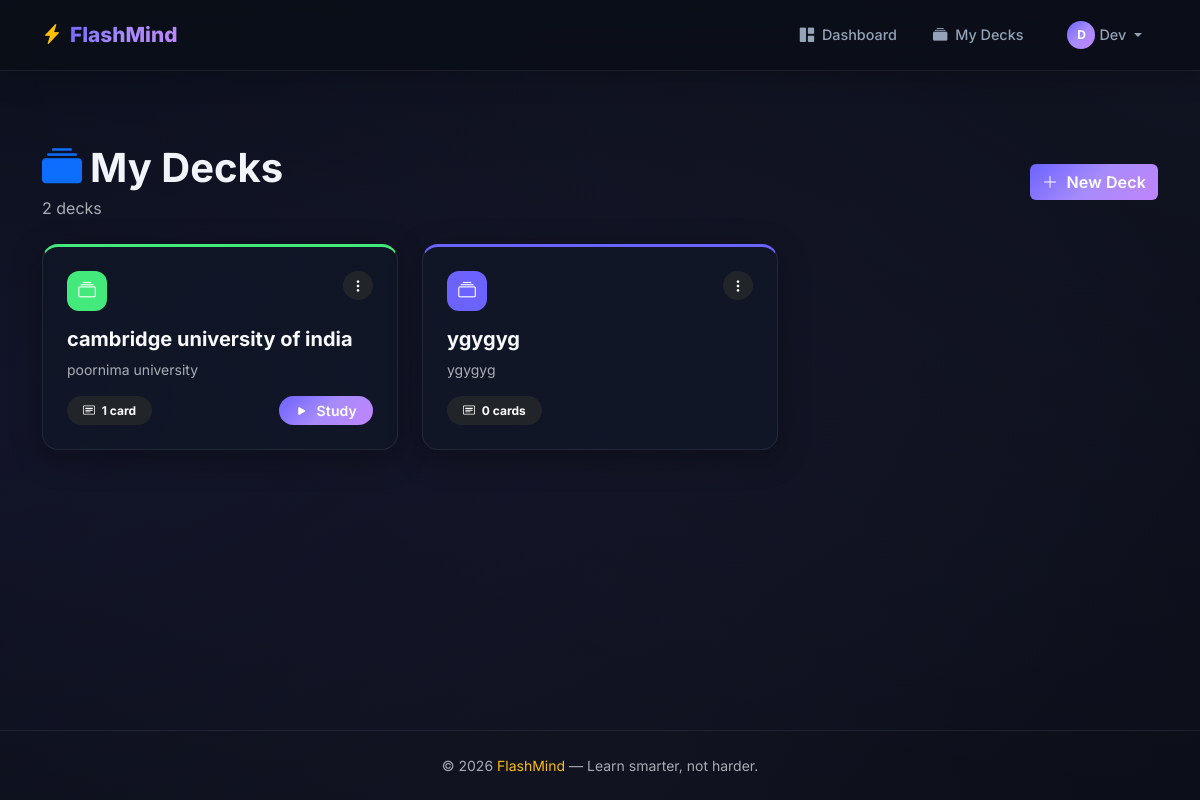
The app's page /decks (signed in) with its own data.
### models.py (models this page shows, shortened)
class User(UserMixin, db.Model):
    __tablename__ = 'users'
    id = db.Column(db.Integer, primary_key=True)
    username = db.Column(db.String(80), unique=True, nullable=False, index=True)
    email = db.Column(db.String(120), unique=True, nullable=False, index=True)
    password_hash = db.Column(db.String(256), nullable=False)
    created_at = db.Column(db.DateTime, default=lambda: datetime.now(timezone.utc))
    decks = db.relationship('Deck', backref='author', lazy='dynamic', cascade='all, delete-orphan')
    study_sessions = db.relationship('StudySession', backref='user', lazy='dynamic', cascade='all, delete-orphan')

class Deck(db.Model):
    __tablename__ = 'decks'
    id = db.Column(db.Integer, primary_key=True)
    title = db.Column(db.String(200), nullable=False)
    description = db.Column(db.Text, default='')
    color = db.Column(db.String(7), default='#6C63FF')
    user_id = db.Column(db.Integer, db.ForeignKey('users.id'), nullable=False)
    created_at = db.Column(db.DateTime, default=lambda: datetime.now(timezone.utc))
    cards = db.relationship('Card', backref='deck', lazy='dynamic', cascade='all, delete-orphan')
    study_sessions = db.relationship('StudySession', backref='deck', lazy='dynamic', cascade='all, delete-orphan')
    @property
    def card_count(self):
        return self.cards.count()

### app.py (the view)
@app.route('/decks')
@login_required
def decks():
    user_decks = current_user.decks.order_by(Deck.created_at.desc()).all()
    return render_template('decks.html', decks=user_decks)

### app.py (called while the page is built)
@login_manager.user_loader
def load_user(user_id):
    return db.session.get(User, int(user_id))

### templates/decks.html (shortened to what this page needs)
{% extends 'base.html' %}
{% block content %}
<section class="py-5 mt-4">
    <div class="container">
        <div class="d-flex justify-content-between align-items-center mb-4 animate-slide-up">
            <div>
                <h1 class="fw-bold mb-1"><i class="bi bi-collection-fill text-primary me-2"></i>My Decks</h1>
                <p class="text-muted mb-0">{{ decks|length }} deck{{ 's' if decks|length != 1 }}</p>
            </div>
            <a href="{{ url_for('create_deck') }}" class="btn btn-primary btn-glow">
                <i class="bi bi-plus-lg me-1"></i> New Deck
            </a>
        </div>
        {% if decks %}
        <div class="row g-4">
            {% for deck in decks %}
            <div class="col-md-6 col-lg-4 animate-slide-up" style="animation-delay: {{ loop.index * 0.05 }}s;">
                <div class="deck-card glass-card h-100" style="border-top: 3px solid {{ deck.color }};">
                    <div class="card-body p-4">
                        <div class="d-flex justify-content-between align-items-start mb-3">
                            <div class="deck-color-badge" style="background: {{ deck.color }};">
                                <i class="bi bi-collection"></i>
                            </div>
                            <div class="dropdown">
                                <button class="btn btn-sm btn-dark border-0 rounded-pill" data-bs-toggle="dropdown">
                                    <i class="bi bi-three-dots-vertical"></i>
                                </button>
                            </div>
                        </div>
                        <a href="{{ url_for('deck_detail', deck_id=deck.id) }}" class="text-decoration-none">
                            <h5 class="fw-bold text-light mb-2">{{ deck.title }}</h5>
                        </a>
                        {% if deck.description %}
                        <p class="text-muted small mb-3">{{ deck.description|truncate(80) }}</p>
                        {% endif %}
                        <div class="d-flex justify-content-between align-items-center mt-auto">
                            <span class="badge bg-dark rounded-pill px-3 py-2">
                                <i class="bi bi-card-heading me-1"></i> {{ deck.card_count }} card{{ 's' if deck.card_count != 1 }}
                            </span>
                            {% if deck.card_count > 0 %}
                            <a href="{{ url_for('study', deck_id=deck.id) }}" class="btn btn-sm btn-primary rounded-pill px-3">
                                <i class="bi bi-play-fill me-1"></i> Study
                            </a>
                            {% endif %}
                        </div>
                    </div>
                </div>
            </div>
            {% endfor %}
        </div>
        {% endif %}
    </div>
</section>
{% endblock %}

### templates/base.html (shortened to what this page needs)
<!DOCTYPE html>
<html lang="en" data-bs-theme="dark">
<head>
    <link href="https://cdn.jsdelivr.net/npm/bootstrap@5.3.2/dist/css/bootstrap.min.css" rel="stylesheet">
    <link href="https://cdn.jsdelivr.net/npm/bootstrap-icons@1.11.2/font/bootstrap-icons.min.css" rel="stylesheet">
    <link rel="stylesheet" href="{{ url_for('static', filename='css/style.css') }}">
</head>
<body>
    <nav class="navbar navbar-expand-lg navbar-dark fixed-top glass-navbar">
        <div class="container">
            <a class="navbar-brand fw-bold d-flex align-items-center gap-2" href="{{ url_for('index') }}">
                <i class="bi bi-lightning-charge-fill text-warning"></i>
                <span class="brand-text">FlashMind</span>
            </a>
            <div class="collapse navbar-collapse" id="navbarNav">
                <ul class="navbar-nav ms-auto align-items-center gap-1">
                    {% if current_user.is_authenticated %}
                    <li class="nav-item">
                        <a class="nav-link" href="{{ url_for('dashboard') }}">
                            <i class="bi bi-grid-1x2-fill me-1"></i> Dashboard
                        </a>
                    </li>
                    <li class="nav-item">
                        <a class="nav-link" href="{{ url_for('decks') }}">
                            <i class="bi bi-collection-fill me-1"></i> My Decks
                        </a>
                    </li>
                    <li class="nav-item ms-2">
                        <div class="dropdown">
                            <a class="nav-link dropdown-toggle d-flex align-items-center gap-1" href="#" role="button" data-bs-toggle="dropdown">
                                <div class="avatar-sm">{{ current_user.username[0]|upper }}</div>
                                {{ current_user.username }}
                            </a>
                        </div>
                    </li>
                    {% endif %}
                </ul>
            </div>
        </div>
    </nav>
    <div class="container mt-5 pt-4">
    </div>
    <main class="main-content">
        {% block content %}{% endblock %}
    </main>
    <footer class="footer-section mt-auto">
        <div class="container text-center py-4">
            <p class="mb-0 text-muted small">
                &copy; 2026 <span class="text-warning">FlashMind</span> — Learn smarter, not harder.
            </p>
        </div>
    </footer>
</body>
</html>

### static/css/style.css (style rules this page uses)
:root { --bg-primary: #0a0e17; --bg-secondary: #111827; --bg-card: rgba(17, 24, 39, 0.7); --glass-bg: rgba(255, 255, 255, 0.04); --glass-border: rgba(255, 255, 255, 0.08); --glass-shadow: 0 8px 32px rgba(0, 0, 0, 0.3); --accent-primary: #6C63FF; --accent-secondary: #A78BFA; --accent-gradient: linear-gradient(135deg, #6C63FF, #A78BFA, #C084FC); --text-primary: #f1f5f9; --text-muted: #94a3b8; --radius-lg: 16px; --radius-md: 12px; --radius-sm: 8px; --transition: all 0.3s cubic-bezier(0.4, 0, 0.2, 1); }
* { margin: 0; padding: 0; box-sizing: border-box; }
body { font-family: 'Inter', -apple-system, BlinkMacSystemFont, sans-serif; background: var(--bg-primary); color: var(--text-primary); min-height: 100vh; overflow-x: hidden; display: flex; flex-direction: column; }
body::before { content: ''; position: fixed; top: -50%; left: -50%; width: 200%; height: 200%; background: radial-gradient(ellipse at 20% 50%, rgba(108, 99, 255, 0.08) 0%, transparent 50%), radial-gradient(ellipse at 80% 20%, rgba(167, 139, 250, 0.05) 0%, transparent 50%), radial-gradient(ellipse at 50% 80%, rgba(192, 132, 252, 0.04) 0%, transparent 50%); pointer-events: none; z-index: 0; }
.main-content { position: relative; z-index: 1; flex: 1; }
.glass-navbar { background: rgba(10, 14, 23, 0.8) !important; backdrop-filter: blur(20px); -webkit-backdrop-filter: blur(20px); border-bottom: 1px solid var(--glass-border); box-shadow: 0 4px 30px rgba(0, 0, 0, 0.2); padding: 0.8rem 0; transition: var(--transition); }
.brand-text { font-weight: 800; font-size: 1.3rem; background: var(--accent-gradient); -webkit-background-clip: text; -webkit-text-fill-color: transparent; background-clip: text; }
.navbar .nav-link { color: var(--text-muted) !important; font-weight: 500; font-size: 0.9rem; padding: 0.5rem 1rem !important; border-radius: var(--radius-sm); transition: var(--transition); }
.avatar-sm { width: 28px; height: 28px; border-radius: 50%; background: var(--accent-gradient); display: inline-flex; align-items: center; justify-content: center; font-size: 0.75rem; font-weight: 700; color: white; }
.glass-card { background: var(--bg-card); backdrop-filter: blur(10px); -webkit-backdrop-filter: blur(10px); border: 1px solid var(--glass-border); border-radius: var(--radius-lg); box-shadow: var(--glass-shadow); transition: var(--transition); }
.btn-primary { background: var(--accent-gradient) !important; border: none !important; font-weight: 600; letter-spacing: 0.01em; transition: var(--transition); }
.btn-glow { position: relative; overflow: hidden; }
.btn-glow::after { content: ''; position: absolute; top: -50%; left: -50%; width: 200%; height: 200%; background: radial-gradient(circle, rgba(255, 255, 255, 0.15) 0%, transparent 60%); opacity: 0; transition: opacity 0.3s; }
.deck-card { transition: var(--transition); }
.deck-color-badge { width: 40px; height: 40px; border-radius: var(--radius-md); display: flex; align-items: center; justify-content: center; font-size: 1.1rem; color: white; }
.animate-slide-up { animation: slide-up 0.6s cubic-bezier(0.4, 0, 0.2, 1) both; }
.footer-section { border-top: 1px solid var(--glass-border); background: rgba(10, 14, 23, 0.5); }

### records on screen
User: username "D", username "Dev"
Deck: title "cambridge university of india", description "poornima university", card_count "1"
Deck: title "ygygyg", description "ygygyg", card_count "0", card_count "s"

### other values on screen
{{ decks|length }} "2"
{{ 's' if decks|length != 1 }} "s"
